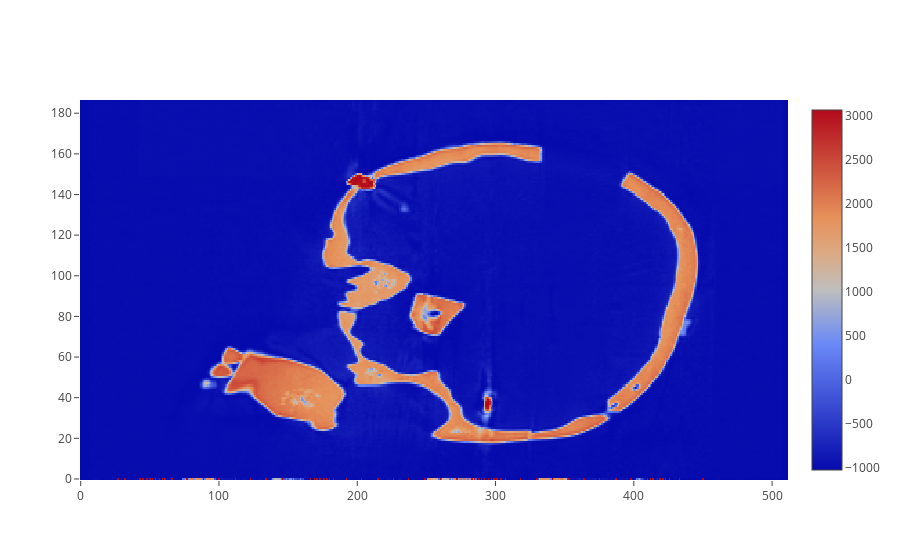

The cell this chart's notebook holds for it:
### Code cell
trace = go.Heatmap(z = numpy.rot90(ArrayDicom[188,:,:]))
data = [trace]
iplot(data, filename = 'basic-heatmap')

### Figure 1 — Plotly figure (JSON) as saved in the notebook; plotly's stock layout.template omitted (floating-point values rounded to 4 significant figures; data arrays with more than 128 entries replaced by an {"elided": "..."} marker saying what was removed)
{"data": [{"type": "heatmap", "z": {"elided": "187x512 int values"}}], "layout": {}}
